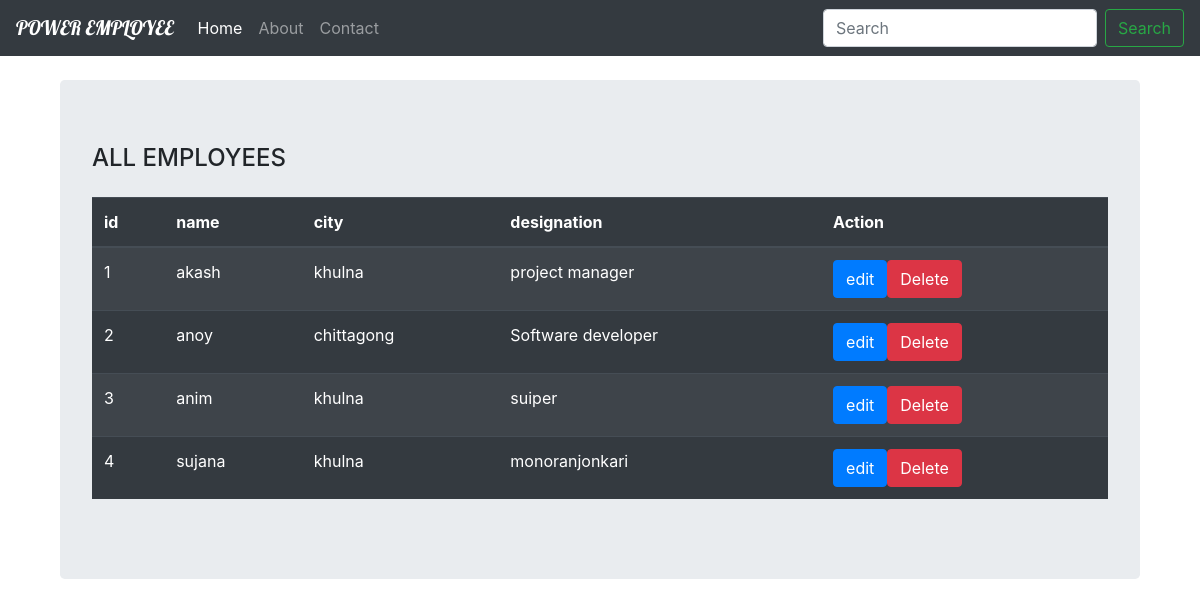
The page / on the database its author committed.
### tables this page shows
CREATE TABLE IF NOT EXISTS `employees` (
  `id` int(11) NOT NULL,
  `name` varchar(55) NOT NULL,
  `city` varchar(50) NOT NULL,
  `designation` varchar(50) NOT NULL,
  PRIMARY KEY (`id`)
);

### classes/employee.php (called while the page is built, shortened)
<?php
class employee extends Db{
    public function select()
    {
    	$sql="SELECT * FROM employees";
    	$pre=$this->connect();
    	$result=mysqli_query($pre,$sql);
    	if(mysqli_num_rows($result)>0)
    	{
    		return $result;
    	}
    }
}
?>

### index.php (the view, shortened to what this page needs)
<?php
 include 'classes/employee.php';
   $showobject = new employee();
?>
<!DOCTYPE html>
<html>
<head>
	<link rel="stylesheet" href="https://stackpath.bootstrapcdn.com/bootstrap/4.3.1/css/bootstrap.min.css">
</head>
<body>
	<nav class="navbar navbar-expand-lg navbar-dark bg-dark">
  <a class="navbar-brand fh2 white-color" href="#">POWER EMPLOYEE</a>
  <div class="collapse navbar-collapse" id="navbarTogglerDemo03">
    <ul class="navbar-nav mr-auto mt-2 mt-lg-0">
      <li class="nav-item active">
        <a class="nav-link white-color" href="#">Home <span class="sr-only">(current)</span></a>
      </li>
      <li class="nav-item">
        <a class="nav-link white-color" href="#">About</a>
      </li>
      <li class="nav-item">
        <a class="nav-link white-color" href="insert.php" >Contact</a>
      </li>
    </ul>
    <form class="form-inline my-2 my-lg-0">
      <input class="form-control mr-sm-2" type="search" placeholder="Search" aria-label="Search">
      <button class="btn btn-outline-success my-2 my-sm-0" type="submit">Search</button>
    </form>
  </div>
</nav>
	<div class="container mt-4">
		<div class="row-lg-12">
			<div class="col-lg-12">
         <div class="jumbotron">
         	<h4 class="mb-4">ALL EMPLOYEES</h4>
             <table class="table table-striped table-dark">
  <thead>
    <tr>
      <th scope="col">id</th>
      <th scope="col">name</th>
      <th scope="col">city</th>
      <th scope="col">designation</th>
      <th scope="col">Action</th>
    </tr>
  </thead>
  <tbody>
    <?php
  $s=$showobject->select();
  $cnt=1;
  while($row=mysqli_fetch_array($s))
  {
  ?>
    <tr>
      <td ><?php echo $row['id'];  $var=$row['id'];  ?></td>
      <td><?php echo $row['name'];?></td>
      <td><?php echo $row['city'];?></td>
      <td><?php echo $row['designation'];?></td>
      <td>
        <?php
      echo ' <a class="btn btn-sn btn-primary" href="update.php?value='.$var.'">edit</a><a class="btn btn-sn btn-danger" href="delete.php?value='.$var.'">Delete</a></td> ';
        ?>
    </tr>
   <?php $cnt=$cnt+1;} ?>
  </tbody>
</table>
         </div>
         </div>
		</div>
	</div>
</body>
</html>

### index.php (style rules this page uses)
.fh2 { font-family:Lobster; }
.white-color { color: white; }
td { font-size: 16px; }

### rows shown on the page
employees: id "1", name "akash", city "khulna", designation "project manager"
employees: id "2", name "anoy", city "chittagong", designation "Software developer"
employees: id "3", name "anim", city "khulna", designation "suiper"
employees: id "4", name "sujana", city "khulna", designation "monoranjonkari"
